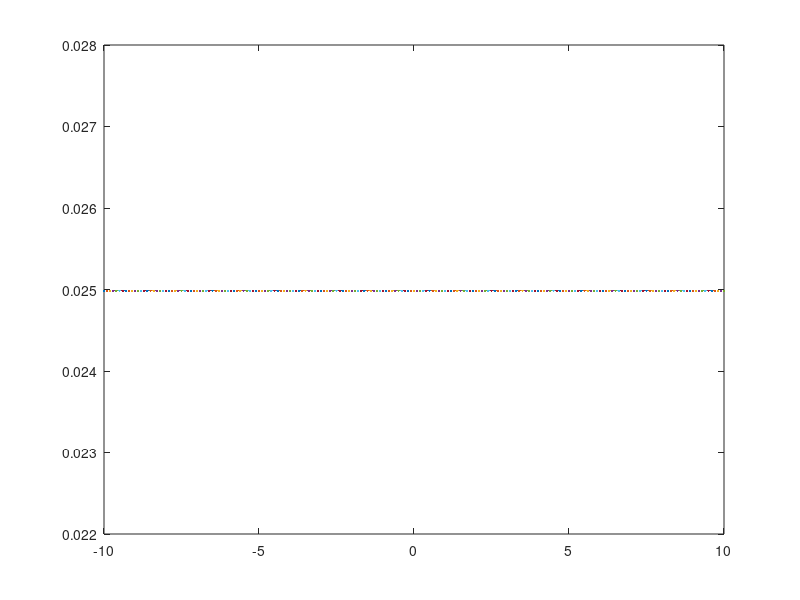

This chart was generated by the following MATLAB code:
clc
clearvars
a1=0;
a2=10;
a3=0;
a4=-0.01;
omega0=sqrt(a2);
sigma=0.1;
delta = (9*a4*omega0^2-10*a3^2)/(24*omega0^3);

lb = -10;             % Set a lower bound for the function.
ub = 10;          % Set an upper bound for the function.
%x = NaN*ones(1000,1);             % Initializes x.
starting_points=linspace(lb,ub,1000);%f=0.2
k=1;
f=0.1;
for i=1:1000
    x(i)=fzero(@(x)x.^3-2*sigma*x.^2/delta+(a1^2+4*sigma^2)*x/(4*delta^2)-f^2/(4*delta^2*a2), starting_points(i));
end
x_unique=unique(x)';
zer(k)=x_unique(1);
k=k+1;
for i=2:size(x_unique,2)
    if (abs(x_unique(i))-abs(x_unique(i-1)))<1e-3
        continue
    else
        zer(k)=x_unique(i);
        k=k+1;
    end
end
f=-10:0.1:10;
plot(f,zer);

    